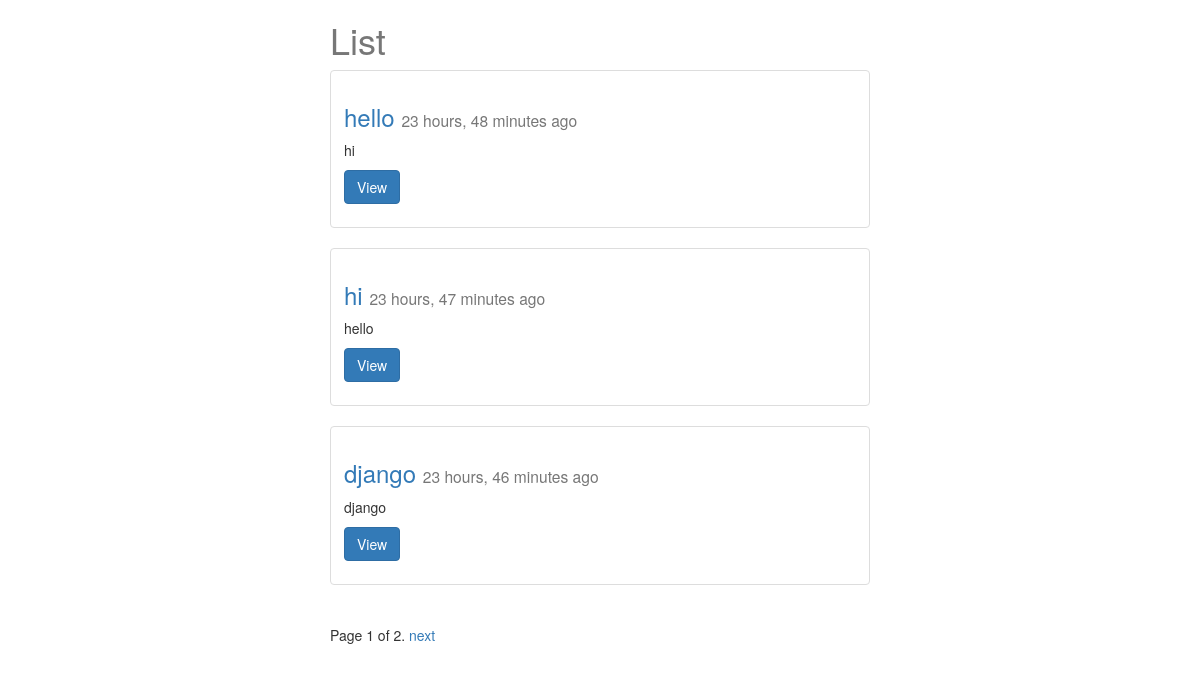
The app's page /posts/, older data.
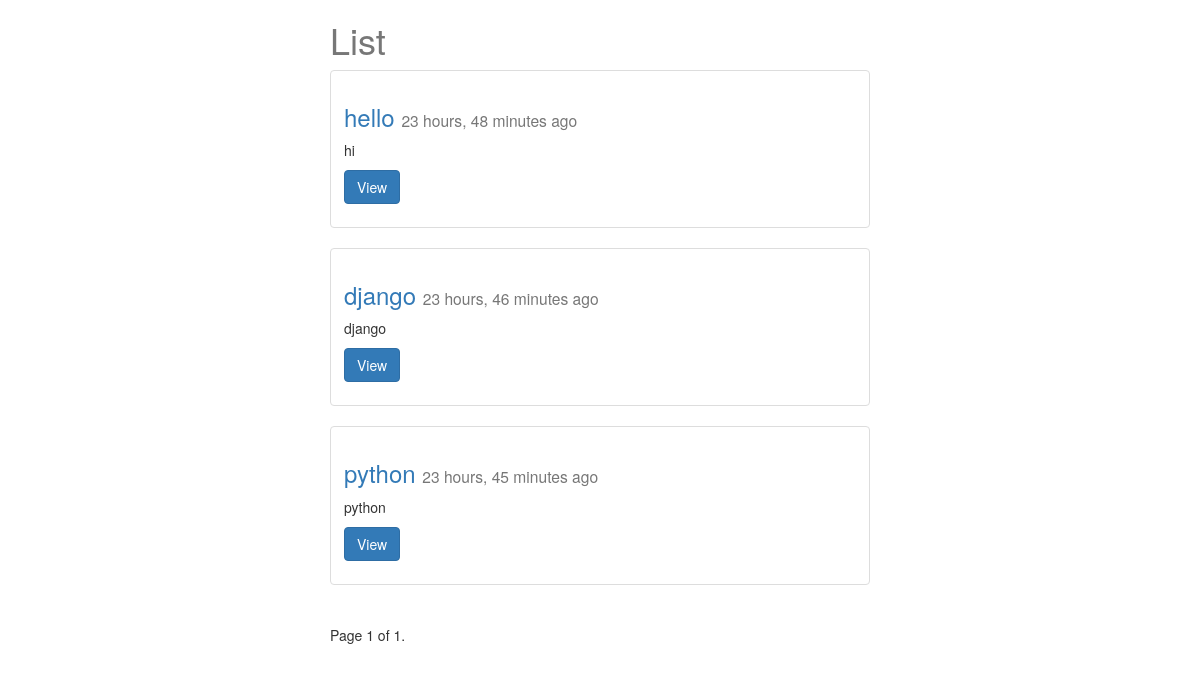
The same page, newer data.
### posts/models.py (models this page shows, shortened)
class Post(models.Model):
     title = models.CharField(max_length=120)
     content = models.TextField()
     updated = models.DateTimeField(auto_now=True, auto_now_add=False)
     timestamp = models.DateTimeField(auto_now=False, auto_now_add=True)

### posts/views.py (the view)
# urls.py: path('',views.post_list,name="list"),
def post_list(request): #list items
     queryset_list = Post.objects.all() #.order_by("-timestamp")
     paginator = Paginator(queryset_list,3) # Show 25 contacts per page
     page_request_var = "page"
     page = request.GET.get(page_request_var)
     try:
           queryset = paginator.page(page)
     except PageNotAnInteger:
           queryset = paginator.page(1)
     except EmptyPage:
           queryset = paginator.page(paginator.num_pages)
     context={
          "object_list":queryset,
          "title":"List",
          "page_request_var": page_request_var
     }
     return render(request,'post_list.html',context)

### templates/post_list.html (shortened to what this page needs)
{% extends "base.html" %}
{% block content %}
<div class='col-sm-6 col-sm-offset-3'>
  <h1>{{ title }}</h1>
{% for obj in object_list %}
<div class="row">
<div class="col-sm-12">
  <div class="thumbnail">
    <div class="caption">
      <h3><a href='{% url "posts:detail" obj.id %}'>{{ obj.title }}</a> <small>{{ obj.timestamp|timesince }} ago</small></h3>
      <p>{{ obj.content|linebreaks|truncatechars:120 }}</p>
      <p><a href="{% url 'posts:detail' obj.id %}" class="btn btn-primary" role="button">View</a></p>
    </div>
  </div>
</div>
</div>
{% endfor %}
<div class="pagination">
  <span class="step-links">
      <span class="current">
          Page {{ object_list.number }} of {{ object_list.paginator.num_pages }}.
      </span>
      {% if object_list.has_next %}
          <a href="?{{ page_request_var }}={{ object_list.next_page_number }}">next</a>
      {% endif %}
  </span>
</div>
</div>
{% endblock %}

Row changes from the older to the newer data that the page shows:
removed Post: title "hi", timestamp "23 hours, 47 minutes", content "hello"
now on this page (row unchanged): Post: title "python", timestamp "23 hours, 45 minutes", content "python"
Text that changed along with them:
{{ object_list.paginator.num_pages }}: "2" → "1"
text no longer shown: "next"
